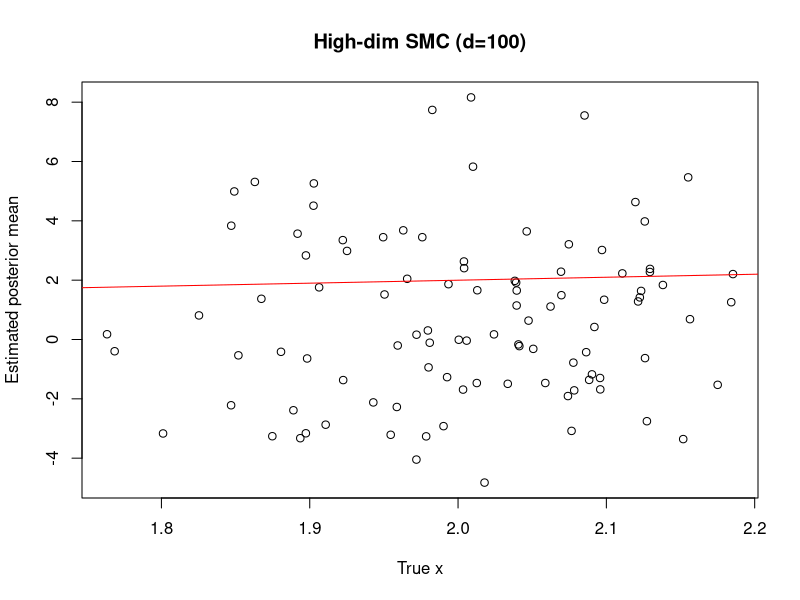
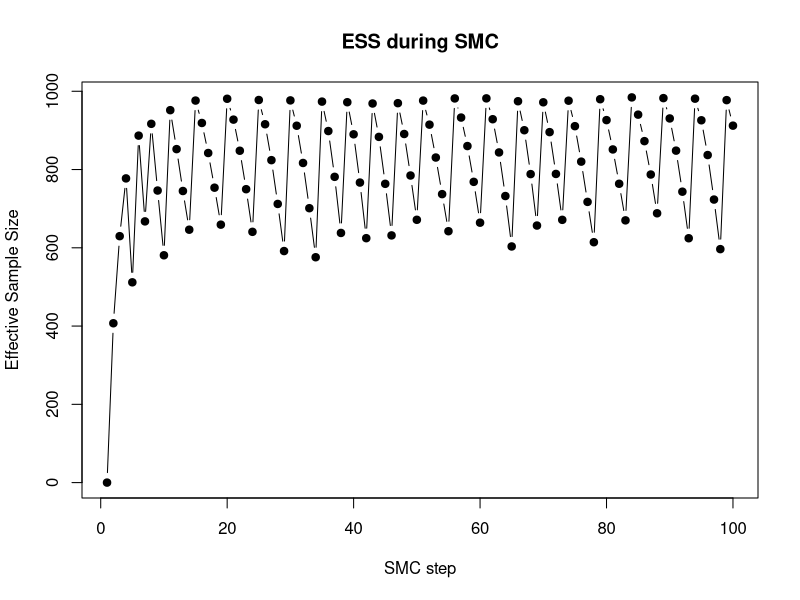
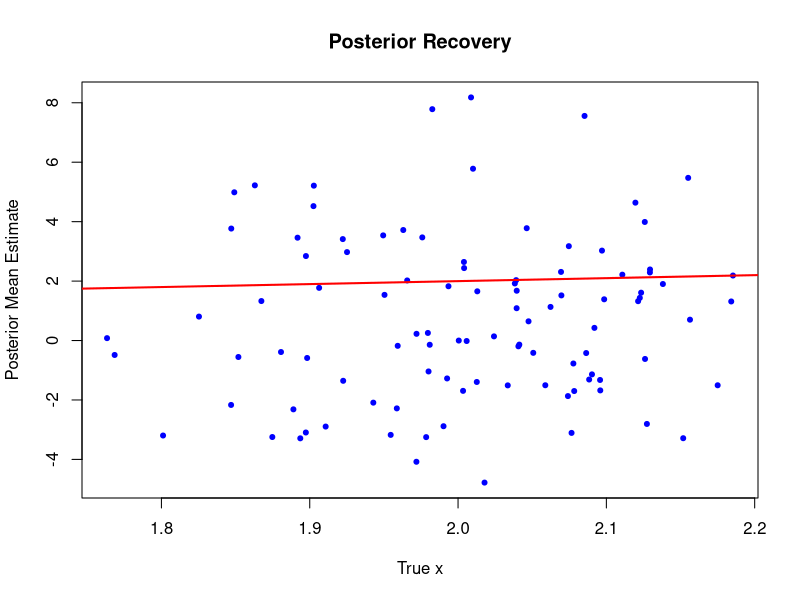
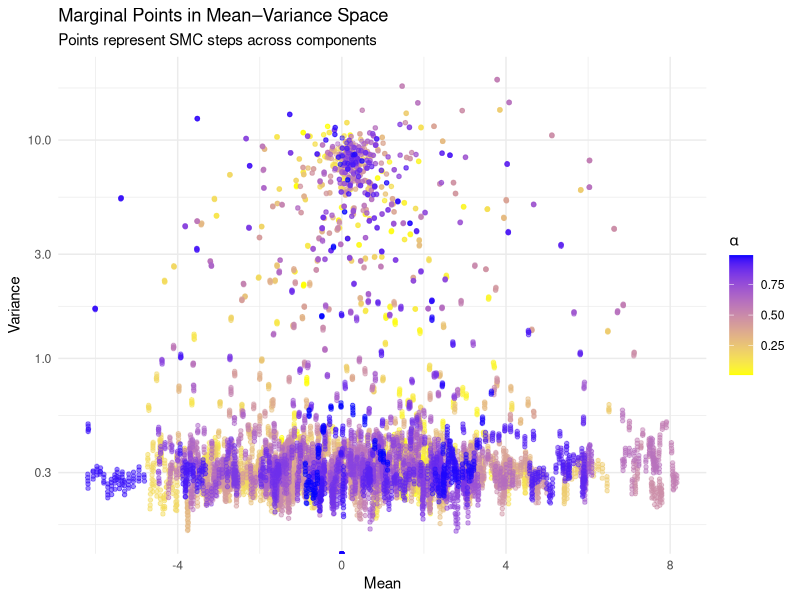

The R script that drew these images, in order:
library(ggplot2)
library(dplyr)

#set.seed(123)

d <- 100
N <- 1000
T <- d  # intermediate distributions (following paper)
threshold <- 0.7
alpha_0 <- 0.01

# Data
A <- matrix(rnorm(d * d, 0, 1 / sqrt(d)), d, d)
x_true <- rnorm(d, mean = 2, sd = 0.1)
y <- A %*% x_true + rnorm(d)

# Tempering schedule
alpha_seq <- alpha_0 + (0:(d - 1)) * (1 - alpha_0) / d

# Particle storage
particles <- matrix(rnorm(N * d, sd = 3), N, d)
logw <- rep(0, N)
ESS <- numeric(T)

# Function: log target density up to constant
log_target <- function(x) {
  -0.5 * sum(x^2) - 0.5 * sum((y - A %*% x)^2)
}
 
# Store trace
mean_trace <- matrix(0, nrow = T, ncol = d)
var_trace  <- matrix(0, nrow = T, ncol = d)

# SMC loop
for (t in 2:T) {
  alpha_diff <- alpha_seq[t] - alpha_seq[t-1]
  
  # Weight update
  for (i in 1:N) {
    logw[i] <- logw[i] + alpha_diff * (-0.5 * sum((y - A %*% particles[i,])^2))
  }
  
  # Normalize log-weights
  max_logw <- max(logw)
  w <- exp(logw - max_logw)
  w <- w / sum(w)
  
  # Compute ESS
  ESS[t] <- (sum(w)^2) / sum(w^2)
  cat(sprintf("Step %d / %d - ESS = %.1f\n", t, T, ESS[t]))
  
  # Resample
  if (ESS[t] < N * threshold) {
    ancestors <- sample(1:N, N, replace = TRUE, prob = w)
    particles <- particles[ancestors, ]
    logw <- rep(0, N)
  }
  

  # Move particles (random walk)
  particles <- particles + matrix(rnorm(N * d, 0, 0.1), N, d)
  
  # Store trace
  mean_trace[t, ] <- colMeans(particles)
  var_trace[t, ]  <- apply(particles, 2, var)
}

# Posterior mean estimate
posterior_mean <- colMeans(particles)

# Compare true vs estimate
plot(x_true, posterior_mean, xlab = "True x", ylab = "Estimated posterior mean",
     main = paste("High-dim SMC (d=", d, ")", sep=""))
abline(0, 1, col = "red")

# Plot ESS over time
plot(1:T, ESS, type = "b", pch = 19,
     xlab = "SMC step", ylab = "Effective Sample Size",
     main = "ESS during SMC")


# Check
posterior_mean_weighted <- colSums(particles * w)
posterior_cov_weighted <- matrix(0, d, d)
for (i in 1:N) {
  diff <- particles[i, ] - posterior_mean_weighted
  posterior_cov_weighted <- posterior_cov_weighted + w[i] * (diff %*% t(diff))
}

# True vs posterior mean
plot(x_true, posterior_mean_weighted, pch = 20, col = "blue",
     xlab = "True x", ylab = "Posterior Mean Estimate",
     main = "Posterior Recovery")
abline(0, 1, col = "red", lwd = 2)

# Mean-variance space
mv_data <- data.frame(
  step = rep(1:T, each = d),
  component = rep(1:d, times = T),
  mean = as.vector(mean_trace),
  var = as.vector(var_trace),
  alpha = rep(alpha_seq, each = d)
)

# Sample a subset of components for visualization clarity (optional)
# plot_components <- sample(1:d, 10)


# Plot: points only
ggplot(mv_data %>% filter(component %in% 1:d),
       aes(x = mean, y = var, color = alpha)) +
  geom_point(alpha = 0.5, size = 1.2) +
  scale_y_log10() +
  scale_color_gradient(low = "yellow", high = "blue") +
  labs(x = "Mean", y = "Variance", color = expression(alpha),
       title = "Marginal Points in Mean–Variance Space",
       subtitle = "Points represent SMC steps across components") +
  theme_minimal()
